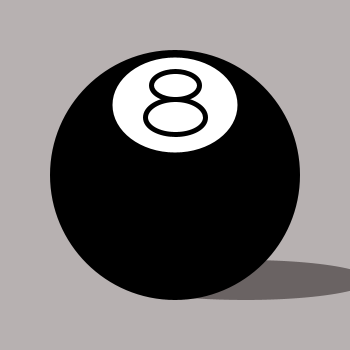
Frame 1 (no input)
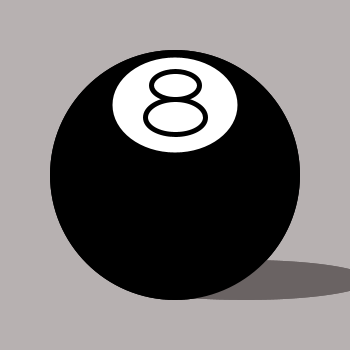
Frame 2 (the mouse pressed at the canvas centre, redrawn once)

The Processing sketch that drew these frames (run headless with seeded random() and noise(); the mouse was pressed at the canvas centre and the sketch redrawn once):

// Processing sketch: processing_79299
// ── processing_79299.pde

//Lisa L, CP1 Mods 16/17, Magic Eight Ball

String[] answers = {
  "outlook not so good", "don't count on it", 
  "my sources say no", "without a doubt", "reply hazy, try again", 
  "it is certain", "my reply is no", "as I see it yes", 
  "most likely", "you may rely on it", "cannot predict now", 
  "better not tell you now", "very doubtful", "outlook good", 
  "yes definitely", "concentrate and ask again"
};
boolean mode = true;
void setup()
{
  noLoop();
  size(350, 350);
  background(183, 177, 177);
  smooth();
}
void draw()
{
  noStroke();
  //shadow
  fill(106, 99, 99);
  ellipse(245, 280, 250, 40);
  //ball
  fill(0);
  ellipse(175, 175, 250, 250);
  if (mode==true)
  {
    fill(255);
    ellipse(175, 105, 125, 95);
    stroke(0);
    strokeWeight(5);
    ellipse(175, 85, 48, 28);
    ellipse(175, 117, 60, 35);
  }
  else
  {
    fill(2,94,118);
    ellipse(175, 105, 125, 95);
    fill(77, 215, 255);
    triangle(135, 75, 215, 75, 175, 140);
    int i = int(random(0,16));
    fill(255);
    textAlign(CENTER);
    textSize(16);
    text(answers[i],175,180);
  }
}
void mouseClicked()
{
  mode=!mode;
  redraw();
}
